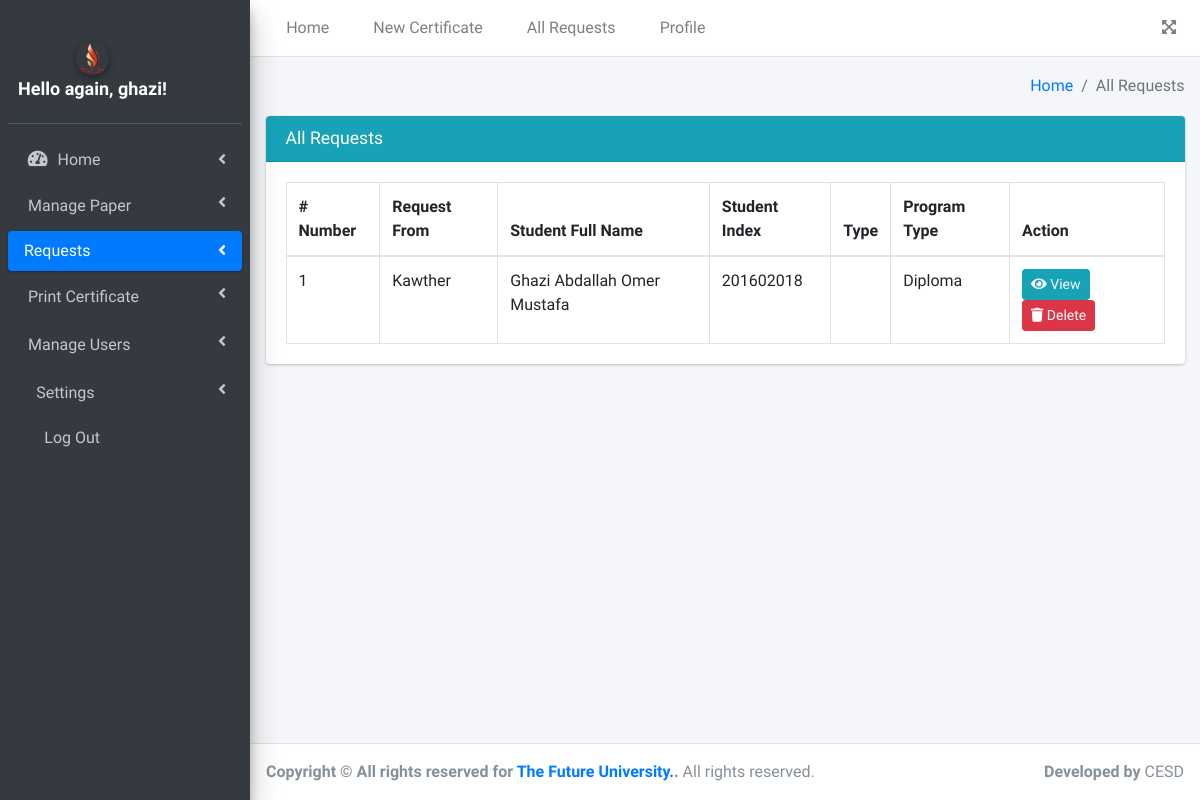
The page /request.php (signed in) on the database as committed earlier.
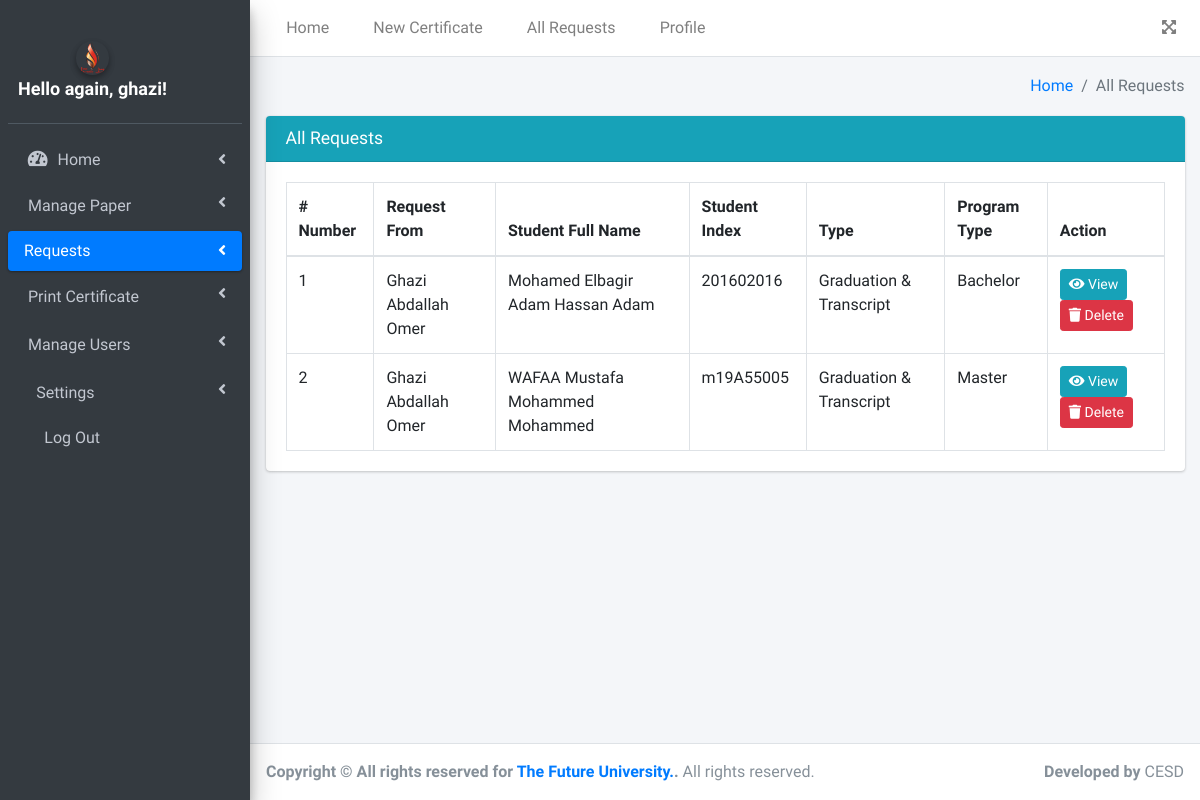
The same page on the database as committed later.
### tables this page shows
CREATE TABLE `student_basic_info` (
  `student_basic_info_id` int(10) UNSIGNED NOT NULL,
  `std_index` varchar(200) NOT NULL,
  `std_full_name_en` varchar(100) NOT NULL,
  `std_full_name_ar` varchar(100) NOT NULL,
  `std_first_name_en` varchar(100) NOT NULL,
  `std_second_name_en` varchar(100) NOT NULL,
  `std_third_name_en` varchar(100) NOT NULL,
  `std_fourth_name_en` varchar(100) NOT NULL,
  `std_first_name_ar` varchar(100) NOT NULL,
  `std_second_name_ar` varchar(100) NOT NULL,
  `std_third_name_ar` varchar(100) NOT NULL,
  `std_fourth_name_ar` varchar(100) NOT NULL,
  `std_email` varchar(50) NOT NULL,
  `std_mobail` int(11) NOT NULL,
  `std_photo` varchar(255) NOT NULL,
  `std_passport` varchar(255) NOT NULL,
  `dell_std_basic_info` int(11) NOT NULL DEFAULT 0,
  `created_by` int(11) NOT NULL,
  `created_at` timestamp NOT NULL DEFAULT current_timestamp(),
  `updated_at` timestamp NOT NULL DEFAULT current_timestamp()
);

CREATE TABLE `users` (
  `user_id` int(10) UNSIGNED NOT NULL,
  `user_full_name` varchar(255) NOT NULL,
  `username` varchar(255) NOT NULL,
  `user_email` varchar(255) NOT NULL,
  `password` varchar(255) NOT NULL,
  `user_type` int(11) NOT NULL,
  `user_staff_id` int(11) NOT NULL,
  `dell_user` int(11) NOT NULL DEFAULT 0,
  `created_by` int(11) NOT NULL,
  `created_at` timestamp NOT NULL DEFAULT current_timestamp(),
  `updated_at` timestamp NOT NULL DEFAULT current_timestamp()
);

### include/functions.php (called while the page is built, shortened)
<?php
$conn = mysqli_connect("localhost", "root", "", "cis");
mysqli_set_charset($conn, 'UTF8');
mysqli_query($conn, "SET NAMES 'utf8'");
mysqli_query($conn, 'SET CHARACTER SET utf8');
        ?>
<?php
function Get_Requests()
{
    global $conn;
    if (isset($_SESSION['user_type']) && $_SESSION['user_type'] == 3) {
        $user_id = $_SESSION['user_id'];
        $sqli = "SELECT * FROM `student_basic_info` bi, `student_cert_info` si, `request` r, `users` u
                 WHERE bi.student_basic_info_id = si.student_basic_info_id
                 AND si.std_cert_id = r.`std_cert_id`
                 AND u.user_id = r.user_id
                 AND r.dell_request = 0
                 AND r.user_id = '$user_id'
                 ORDER BY r.request_id DESC";
    } else {
        $sqli = "SELECT * FROM `student_basic_info` bi, `student_cert_info` si, `request` r, `users` u
                WHERE bi.student_basic_info_id = si.student_basic_info_id
                AND si.std_cert_id = r.`std_cert_id`
                AND u.user_id = r.user_id
                AND r.dell_request = 0
                ORDER BY r.request_id DESC";
    }
    if ($query = mysqli_query($conn, $sqli)) {
        return $query;
    } else {
        echo $sqli;
    }
}
?>

### request.php (the view, shortened to what this page needs)
<?php
$page = "request";
include("include/header.php");
$get_requests = Get_Requests();
?>
<div class="content-wrapper">
    <section class="content-header">
        <div class="container-fluid">
            <div class="row mb-12">
                <div class="col-sm-12">
                    <ol class="breadcrumb float-sm-right">
                        <li class="breadcrumb-item"><a href="home.php">Home</a></li>
                        <li class="breadcrumb-item active">All Requests</li>
                    </ol>
                </div>
            </div>
        </div>
    </section>
    <section class="content">
        <div class="container-fluid">
            <div class="row">
                <div class="col-12">
                    <div class="card card-info">
                        <div class="card-header">
                            <h3 class="card-title">All Requests</h3>
                        </div>
                        <div class="card-body">
                            <table id="example2" class="table table-bordered table-hover">
                                <thead>
                                    <tr>
                                        <th class="center-align"># Number</th>
                                        <?php
                                        if (isset($_SESSION['user_type']) && $_SESSION['user_type'] == 3) {
                                            echo '<th >My Requests</th>
                <th class="center-align">Student Full Name</th>
                <th class="center-align">Student Index</th>
                <th class="center-align">Type</th>
                <th class="center-align">Program Type</th>
                <th class="center-align">Action</th>
            ';
                                        }
                                        else {
                                            echo '<th class="center-align">Request From</th>
                    <th class="center-align">Student Full Name</th>
                    <th class="center-align">Student Index</th>
                    <th class="center-align">Type</th>
                    <th class="center-align">Program Type</th>
                    <th class="center-align">Action</th>
                ';
                                        }
                                        ?>
                                    </tr>
                                </thead>
                                <tbody>
                                    <?php
                                    $i = 1;
                                    while ($row = mysqli_fetch_array($get_requests)) { ?>
                                        <tr>
                                            <td class="center-align"><?php echo $i++; ?></td>
                                            <td class="center-align"><?php echo $row['user_full_name']; ?></td>
                                            <td class="center-align"><?php echo $row['std_full_name_en']; ?></td>
                                            <td class="center-align"><?php echo $row['std_index']; ?></td>
                                            <td class="center-align">
                                                <?php
                                                if ($row['certificate_type'] == "1") {
                                                    echo "Graduation";
                                                } elseif ($row['certificate_type'] == "2") {
                                                    echo "Transcript";
                                                } elseif ($row['certificate_type'] == "3") {
                                                    echo "Graduation & Transcript";
                                                }
                                                ?>
                                            </td>
                                            <td class="center-align">
                                                <?php
                                                if ($row['program'] == 1) {
                                                    echo "Bachelor";
                                                } elseif ($row['program'] == "2") {
                                                    echo "Diploma";
                                                } elseif ($row['program'] == "3") {
                                                    echo "Master";
                                                }
                                                ?>
                                            </td>
                                            <td class="center-align">
                                                <?php if (isset($_SESSION['user_type']) && $_SESSION['user_type'] == 3) { ?>
                                                    <a class="btn btn-info btn-sm"
                                                        href="request_process.php?request_id=<?php echo base64_encode($row['request_id']); ?>">
                                                        <i class="fas fa-eye"></i> View
                                                    </a>
                                                <?php } else { ?>
                                                    <a class="btn btn-info btn-sm"
                                                        href="request_process.php?request_id=<?php echo base64_encode($row['request_id']); ?>">
                                                        <i class="fas fa-eye"></i> View
                                                    </a>
                                                    <a class="btn btn-danger btn-sm"
                                                        href="request.php?delet_id=<?php echo base64_encode($row['request_id']); ?>"
                                                        onClick="return confirm('Are you sure you want to delete this Request?')">
                                                        <i class="fas fa-trash"></i> Delete
                                                    </a>
                                                <?php } ?>
                                            </td>
                                        </tr>
                                    <?php } ?>
                                </tbody>
                            </table>
                        </div>
                    </div>
                </div>
            </div>
        </div>
</div>
<?php
include("include/footer.php");
?>

### include/header.php (shortened to what this page needs)
<?php   include("functions.php");          ?>
<!DOCTYPE html>
<html lang="en">
    <head>
        <link rel="stylesheet" href="include/plugins/fontawesome-free/css/all.min.css">
        <link rel="stylesheet" href="include/../../../code.ionicframework.com/ionicons/2.0.1/css/ionicons.min.css">
        <link rel="stylesheet" href="include/plugins/tempusdominus-bootstrap-4/css/tempusdominus-bootstrap-4.min.css">
        <link rel="stylesheet" href="include/plugins/icheck-bootstrap/icheck-bootstrap.min.css">
        <link rel="stylesheet" href="include/plugins/jqvmap/jqvmap.min.css">
        <link rel="stylesheet" href="include/dist/css/adminlte.min2167.css?v=3.2.0">
        <link rel="stylesheet" href="include/plugins/overlayScrollbars/css/OverlayScrollbars.min.css">
        <link rel="stylesheet" href="include/plugins/daterangepicker/daterangepicker.css">
        <link rel="stylesheet" href="include/plugins/summernote/summernote-bs4.min.css">
        <link rel="stylesheet" href="include/plugins/datatables-bs4/css/dataTables.bootstrap4.min.css">
        <link rel="stylesheet" href="include/plugins/datatables-responsive/css/responsive.bootstrap4.min.css">
        <link rel="stylesheet" href="include/plugins/datatables-buttons/css/buttons.bootstrap4.min.css">
    </head>
    <body class="hold-transition sidebar-mini layout-fixed">
        <div class="wrapper">
            <nav class="main-header navbar navbar-expand navbar-white navbar-light">
                <ul class="navbar-nav">
                    <li class="nav-item d-none d-sm-inline-block">
                        <a href="home.php" class="nav-link "><ion-icon name="home-outline"></ion-icon> &ensp; Home</a>
                    </li>
                    <li class="nav-item d-none d-sm-inline-block">
                        <a href="./new_certificate.php" class="nav-link"><ion-icon name="document-outline"></ion-icon> &ensp; New Certificate</a>
                    </li>
                    <li class="nav-item d-none d-sm-inline-block">
                        <a href="./request.php" class="nav-link"><ion-icon name="git-compare-outline"></ion-icon> &ensp; All Requests</a>
                    </li>
                    <li class="nav-item d-none d-sm-inline-block">
                        <a href="./profile.php" class="nav-link"><ion-icon name="person-circle-outline"></ion-icon> &ensp; Profile</a>
                    </li>
                </ul>
                <ul class="navbar-nav ml-auto">
    <li class="nav-item">
        <a class="nav-link" data-widget="fullscreen" href="#" role="button">
            <i class="fas fa-expand-arrows-alt"></i>
        </a>
    </li>
</ul>
</nav>
<aside class="main-sidebar sidebar-dark-primary elevation-4">
    <div class="sidebar">
        <div class="user-panel mt-3 pb-3 mb-3 d-flex">
            <div class="info" style="text-align: center; margin-top: 20px;">
    <a href="home.php" class="d-block">
        <span>
            <img src="include/dist/img/fu.png" class="img-circle elevation-2" alt="User Image" width="100" height="100" style="display: block; margin: auto;">
        </span>
        <?php
        if (isset($_SESSION['username'])) {
            echo "<div style='font-size: 18px; font-weight: bold; color: #fff;'>Hello again, " . htmlspecialchars($_SESSION['username']) . "!</div>";
        } else {
            echo "<div style='font-size: 18px; color: #fff;'>No session message found.</div>";
        }
        ?>
    </a>
</div>
</div>
<nav class="mt-2">
    <ul class="nav nav-pills nav-sidebar flex-column" data-widget="treeview" role="menu" data-accordion="false">
        <li class="nav-item active">
            <a href="#" class="nav-link <?php if($page == "home") echo "active"; else echo "";  ?> ">
                <i class="nav-icon fas fa-tachometer-alt"></i>
                <p>
                    Home
                    <i class="right fas fa-angle-left"></i>
                </p>
</a>
</li>
<?php
if(isset($_SESSION['user_type']) &&  ($_SESSION['user_type'])== 1 || ($_SESSION['user_type'])== 2){
?>
<li class="nav-item">
    <a href="#" class="nav-link <?php if($page == "manage_paper") echo "active"; else echo "";  ?>">
        <p>
            Manage Paper
            <i class="fas fa-angle-left right"></i>
        </p>
    </a>
</li>
<?php } ?>
<li class="nav-item">
    <a href="#" class="nav-link <?php if($page == "request") echo "active"; else echo "";  ?>">
        <p>
            Requests
            <i class="fas fa-angle-left right"></i>
        </p>
    </a>
</li>
<li class="nav-item">
    <a href="header.php" class="nav-link <?php if($page == "new_certificate") echo "active"; else echo "";  ?>">
        <p>
            Print Certificate
            <i class="fas fa-angle-left right"></i>
        </p>
    </a>
<?php
if(isset($_SESSION['user_type']) &&  ($_SESSION['user_type'])== 1 || ($_SESSION['user_type'])== 2){
?>
<li class="nav-item">
    <a href="#" class="nav-link <?php if($page == "manage_users") echo "active"; else echo "";  ?>">
        <p>
            Manage Users
            <i class="fas fa-angle-left right"></i>
        </p>
    </a>
</li>
<?php } ?>
<li class="nav-item">
    <a href="#" class="nav-link <?php if($page == "settings") echo "active"; else echo "";  ?>">
        <p>&ensp;Settings<i class="fas fa-angle-left right"></i></p>
    </a>
        <li class="nav-item">
            <a href="logout.php" class="nav-link">
                <p> &ensp;&ensp; Log Out</p>
            </a>
        </li>
    </ul>
</aside>

### include/footer.php (shortened to what this page needs)
<footer class="main-footer">
  <strong>Copyright © <?php date("Y") ?> All rights reserved for <a href="https://beta.fu.edu.sd/Home">The Future University.</a>.</strong>
All rights reserved.
<div class="float-right d-none d-sm-inline-block">
<b>Developed by </b>CESD
</div>
</footer>
</div>
</body>
</html>

Rows that differ between the two databases and show on the page:
no longer on this page (row edited): student_basic_info: users.user_full_name "Kawther", std_full_name_en "Ghazi Abdallah Omer Mustafa", std_index "201602018", shows "Diploma"
added student_basic_info: users.user_full_name "Ghazi Abdallah Omer", std_full_name_en "Mohamed Elbagir Adam Hassan Adam", std_index "201602016", shows "Graduation & Transcript", shows "Bachelor"
added student_basic_info: users.user_full_name "Ghazi Abdallah Omer", std_full_name_en "WAFAA Mustafa Mohammed Mohammed", std_index "m19A55005", shows "Graduation & Transcript", shows "Master"
